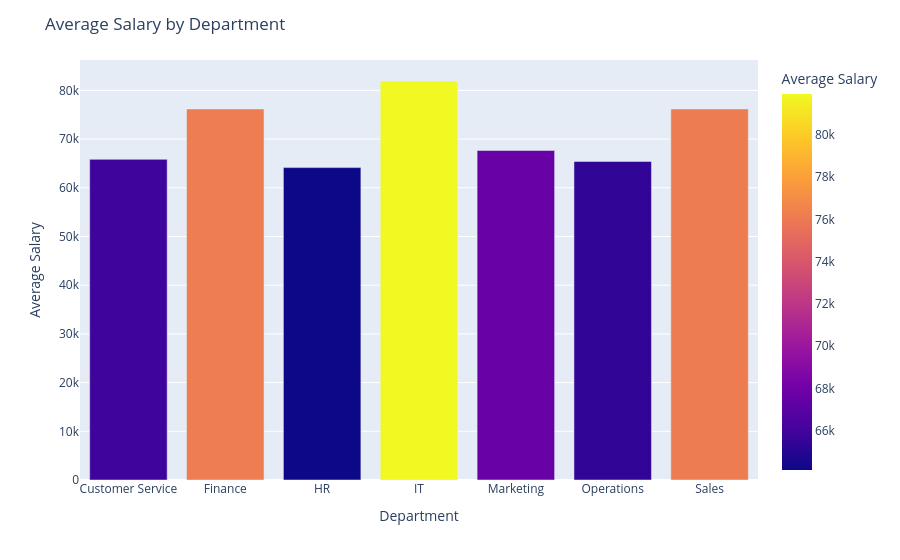

Notebook code for this chart:
### Markdown cell above
<h2 style="color:Blue;">Salary Distribution by Department (Plotly)</h2>

### Code cell
import plotly.express as px

# 1. Aggregate average salary by department
dept_salary = (
    df
    .groupby('department')['salary']
    .mean()
    .reset_index()
)

# 2. Plotly bar chart
fig = px.bar(
    dept_salary,
    x='department',
    y='salary',
    color='salary',
    labels={'salary':'Average Salary'},
)

# 3. Layout tuning
fig.update_layout(
    title_text="Average Salary by Department",
    xaxis_title="Department",
    yaxis_title="Average Salary",
)

fig.show()

### Figure 1 — Plotly figure (JSON) as saved in the notebook; plotly's stock layout.template omitted (floating-point values rounded to 4 significant figures)
{"data": [{"hovertemplate": "department=%{x}<br>Average Salary=%{marker.color}<extra></extra>", "legendgroup": "", "marker": {"color": [65840.0, 76190.0, 64150.0, 81930.0, 67660.0, 65400.0, 76180.0], "coloraxis": "coloraxis", "pattern": {"shape": ""}}, "name": "", "orientation": "v", "showlegend": false, "textposition": "auto", "type": "bar", "x": ["Customer Service", "Finance", "HR", "IT", "Marketing", "Operations", "Sales"], "xaxis": "x", "y": [65840.0, 76190.0, 64150.0, 81930.0, 67660.0, 65400.0, 76180.0], "yaxis": "y"}], "layout": {"barmode": "relative", "coloraxis": {"colorbar": {"title": {"text": "Average Salary"}}, "colorscale": [[0, "#0d0887"], [0.1111, "#46039f"], [0.2222, "#7201a8"], [0.3333, "#9c179e"], [0.4444, "#bd3786"], [0.5556, "#d8576b"], [0.6667, "#ed7953"], [0.7778, "#fb9f3a"], [0.8889, "#fdca26"], [1, "#f0f921"]]}, "legend": {"tracegroupgap": 0}, "margin": {"t": 60}, "title": {"text": "Average Salary by Department"}, "xaxis": {"anchor": "y", "domain": [0, 1], "title": {"text": "Department"}}, "yaxis": {"anchor": "x", "domain": [0, 1], "title": {"text": "Average Salary"}}}}
